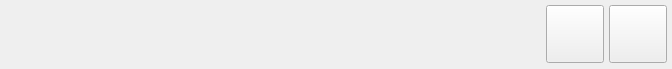
<?xml version="1.0" encoding="UTF-8"?>
<ui version="4.0">
 <class>HacStatusWidget</class>
 <widget class="QWidget" name="HacStatusWidget">
  <property name="geometry">
   <rect>
    <x>0</x>
    <y>0</y>
    <width>672</width>
    <height>69</height>
   </rect>
  </property>
  <property name="styleSheet">
   <string notr="true">QWidget#HacTaskPanel {

}

QLabel#clockLabel {
	border-image: url(:/Hac/background-digital-clock.png);
	min-width: 80px;
}

QPushButton {
	background-image: url(:/Hac/square-button.png);
	background-origin: border;
	width: 50px;
	height: 50px;
}
QPushButton#homeButton {
	image: url(:/Hac/home.png);
}
QPushButton#backButton {
	image: url(:/Hac/back.png);
}
</string>
  </property>
  <layout class="QGridLayout" name="gridLayout">
   <property name="leftMargin">
    <number>5</number>
   </property>
   <property name="topMargin">
    <number>4</number>
   </property>
   <property name="rightMargin">
    <number>5</number>
   </property>
   <property name="bottomMargin">
    <number>5</number>
   </property>
   <property name="spacing">
    <number>5</number>
   </property>
   <item row="0" column="1">
    <spacer name="horizontalSpacer">
     <property name="orientation">
      <enum>Qt::Horizontal</enum>
     </property>
     <property name="sizeHint" stdset="0">
      <size>
       <width>270</width>
       <height>18</height>
      </size>
     </property>
    </spacer>
   </item>
   <item row="0" column="2">
    <widget class="QPushButton" name="backButton"/>
   </item>
   <item row="0" column="3">
    <widget class="QPushButton" name="homeButton"/>
   </item>
   <item row="0" column="0">
    <widget class="HacTimeLabel" name="clockLabel">
     <property name="sizePolicy">
      <sizepolicy hsizetype="Expanding" vsizetype="Preferred">
       <horstretch>0</horstretch>
       <verstretch>0</verstretch>
      </sizepolicy>
     </property>
     <property name="font">
      <font>
       <pointsize>20</pointsize>
      </font>
     </property>
     <property name="displayRole">
      <enum>HacTimeLabel::DateTime</enum>
     </property>
     <property name="stringFormat">
      <string/>
     </property>
     <property name="dateFormat">
      <enum>Qt::LocaleDate</enum>
     </property>
     <property name="refreshInterval">
      <number>1000</number>
     </property>
    </widget>
   </item>
  </layout>
 </widget>
 <customwidgets>
  <customwidget>
   <class>HacTimeLabel</class>
   <extends>QLabel</extends>
   <header>hactimelabel.h</header>
  </customwidget>
 </customwidgets>
 <resources>
  <include location="../res/hac.qrc"/>
 </resources>
 <connections/>
</ui>
